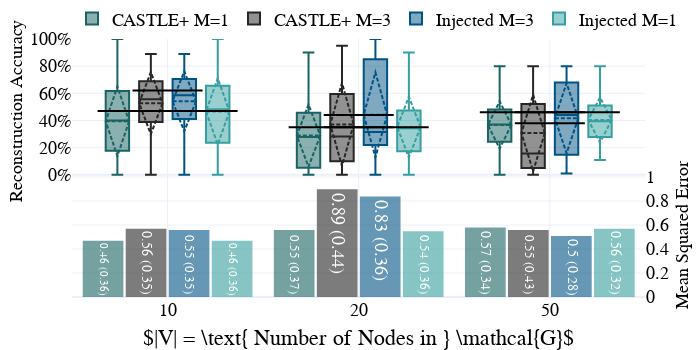
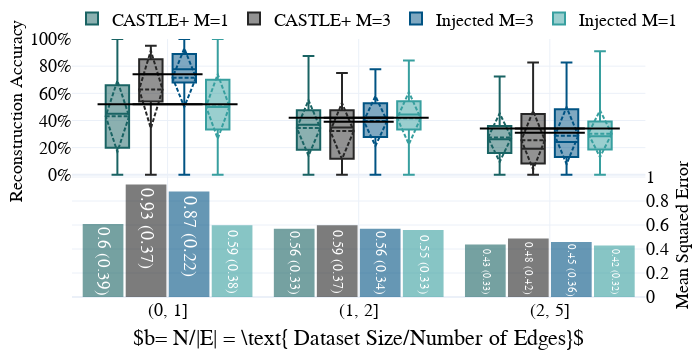

The notebook cell saved with these charts, in order:
### Code cell
# ## Versions
version = '(r_ex3|r_ex_2b|r_ex_5b|r_ex_1b_k20_l3_h2_n0|r_ex_2b_k20_l3_h2_n0|r_ex_5b_k20_l3_h2_n0)'

df = collect_results(version=version, known_p = 0.2)

df['V2'] = df['V']
df['V'] = [int("k20_l3_h2_n0" not in i) for i in df['V2'] ]

# display(df)

plot_ly_by_compare(df, x='N_nodes', x_desc=r"$|V| = \text{ Number of Nodes in } \mathcal{G}$", 
legend_cord=[0.5,1.15], names_list = ['CASTLE+ M=1','CASTLE+ M=3','Injected M=3','Injected M=1'],
y1_range=[-0.9,1], y2_range= [0, 2.15], y2_ticks=[0,0.2,0.4,0.6,0.8,1], name='compnodes_v2', version='1lvs3l', xwidth = 700, sec_blue='#379f9f', sec_gray='#196363', 
save=save_figs, y1_vis=True)

plot_ly_by_compare(df, x='branch_bin', x_desc=r"$b= N/|E| = \text{ Dataset Size/Number of Edges}$", 
legend_cord=[0.5,1.15], names_list = ['CASTLE+ M=1','CASTLE+ M=3','Injected M=3','Injected M=1'],
y1_range=[-0.9,1], y2_range= [0, 2.15], y2_ticks=[0,0.2,0.4,0.6,0.8,1], name='compedges_v2', version='1lvs3l', xwidth = 700, sec_blue='#379f9f', sec_gray='#196363', 
save=save_figs, y1_vis=True)

# plot_ly_by_compare(df, x='alpha', x_desc=r"$s = N/|V| \text{ (Dataset Size / Number of Nodes)}$", 
# legend_cord=[0.5,1.15], names_list = ['CASTLE+ M=1','CASTLE+ M=3','Injected M=3','Injected M=1'],
# y1_range=[-0.9,1], y2_range= [0, 2.2], name='compalpha_v2', version='1lvs3l', xwidth = 1100, sec_blue='#379f9f', sec_gray='#196363', 
# save=save_figs, y1_vis=True)

### Figure 1 — Plotly figure (JSON) as saved in the notebook; plotly's stock layout.template omitted (floating-point values rounded to 4 significant figures; data arrays with more than 128 entries replaced by an {"elided": "..."} marker saying what was removed)
{"data": [{"marker": {"color": "#196363", "line": {"color": "#196363", "width": 2}}, "name": "CASTLEMSE", "opacity": 0.6, "showlegend": false, "text": ["0.46 (0.36)", "0.55 (0.37)", "0.57 (0.34)"], "textposition": "auto", "type": "bar", "x": ["10", "20", "50"], "xaxis": "x", "y": [0.46, 0.55, 0.57], "yaxis": "y2"}, {"marker": {"color": "#262626", "line": {"color": "#262626", "width": 2}}, "name": "CASTLEMSE", "opacity": 0.6, "showlegend": false, "text": ["0.56 (0.35)", "0.89 (0.44)", "0.55 (0.43)"], "textposition": "auto", "type": "bar", "x": ["10", "20", "50"], "xaxis": "x", "y": [0.56, 0.89, 0.55], "yaxis": "y2"}, {"marker": {"color": "#005383", "line": {"color": "#005383", "width": 2}}, "name": "InjectedMSE", "opacity": 0.6, "showlegend": false, "text": ["0.55 (0.35)", "0.83 (0.36)", "0.5 (0.28)"], "textposition": "inside", "type": "bar", "x": ["10", "20", "50"], "xaxis": "x", "y": [0.55, 0.83, 0.5], "yaxis": "y2"}, {"marker": {"color": "#379f9f", "line": {"color": "#379f9f", "width": 2}}, "name": "InjectedMSE", "opacity": 0.6, "showlegend": false, "text": ["0.46 (0.36)", "0.54 (0.36)", "0.56 (0.32)"], "textposition": "inside", "type": "bar", "x": ["10", "20", "50"], "xaxis": "x", "y": [0.46, 0.54, 0.56], "yaxis": "y2"}, {"boxmean": "sd", "boxpoints": false, "marker": {"color": "#196363"}, "name": "CASTLE+ M=1", "type": "box", "x": {"elided": "450 str values"}, "xaxis": "x", "y": {"elided": "450 float values"}, "yaxis": "y"}, {"boxmean": "sd", "boxpoints": false, "marker": {"color": "#262626"}, "name": "CASTLE+ M=3", "type": "box", "x": {"elided": "450 str values"}, "xaxis": "x", "y": {"elided": "450 float values"}, "yaxis": "y"}, {"marker": {"color": "Black", "line": {"color": "Black", "width": 2}, "size": 50, "symbol": "line-ew"}, "mode": "markers", "name": "CASTLE+20%", "showlegend": false, "type": "scatter", "x": ["10", "20", "50"], "xaxis": "x", "y": [0.62, 0.44, 0.38], "yaxis": "y"}, {"marker": {"color": "Black", "line": {"color": "Black", "width": 2}, "size": 100, "symbol": "line-ew"}, "mode": "markers", "name": "CASTLE+20%", "showlegend": false, "type": "scatter", "x": ["10", "20", "50"], "xaxis": "x", "y": [0.47, 0.35, 0.46], "yaxis": "y"}, {"boxmean": "sd", "boxpoints": false, "marker": {"color": "#005383"}, "name": "Injected M=3", "type": "box", "x": {"elided": "450 str values"}, "xaxis": "x", "y": {"elided": "450 float values"}, "yaxis": "y"}, {"boxmean": "sd", "boxpoints": false, "marker": {"color": "#379f9f"}, "name": "Injected M=1", "type": "box", "x": {"elided": "450 str values"}, "xaxis": "x", "y": {"elided": "450 float values"}, "yaxis": "y"}, {"marker": {"color": "Black", "line": {"color": "Black", "width": 2}, "size": 50, "symbol": "line-ew"}, "mode": "markers", "name": "CASTLE+20%", "showlegend": false, "type": "scatter", "x": ["10", "20", "50"], "xaxis": "x", "y": [0.47, 0.35, 0.46], "yaxis": "y"}], "layout": {"annotations": [{"align": "left", "showarrow": false, "text": "Reconstruction Accuracy", "textangle": -90, "valign": "top", "xanchor": "left", "xref": "paper", "xshift": -371, "yanchor": "top", "yref": "paper", "yshift": 150}, {"align": "left", "showarrow": false, "text": "Mean Squared Error", "textangle": -90, "valign": "top", "xanchor": "left", "xref": "paper", "xshift": 294, "yanchor": "top", "yref": "paper", "yshift": 10}], "autosize": true, "bargap": 0.1, "bargroupgap": 0.1, "boxmode": "group", "font": {"color": "Black", "family": "Serif", "size": 18}, "height": 350, "legend": {"orientation": "h", "x": 0.5, "xanchor": "center", "y": 1.15, "yanchor": "top"}, "margin": {"b": 0, "l": 10, "pad": 0, "r": 10, "t": 10}, "showlegend": true, "title": {"text": ""}, "width": 700, "xaxis": {"anchor": "y", "domain": [0, 0.94], "showgrid": true, "title": {"text": "$|V| = \\text{ Number of Nodes in } \\mathcal{G}$"}}, "yaxis": {"anchor": "x", "domain": [0, 1], "nticks": 10, "range": [-0.9, 1], "showgrid": true, "showticklabels": true, "tickformat": ".0%", "tickvals": [0, 0.2, 0.4, 0.6, 0.8, 1], "title": {"text": ""}, "zeroline": true}, "yaxis2": {"anchor": "x", "nticks": 10, "overlaying": "y", "range": [0, 2.15], "showgrid": true, "showticklabels": true, "side": "right", "tickvals": [0, 0.2, 0.4, 0.6, 0.8, 1], "title": {"text": ""}, "zeroline": true}}}

### Figure 2 — Plotly figure (JSON) as saved in the notebook; plotly's stock layout.template omitted (floating-point values rounded to 4 significant figures; data arrays with more than 128 entries replaced by an {"elided": "..."} marker saying what was removed)
{"data": [{"marker": {"color": "#196363", "line": {"color": "#196363", "width": 2}}, "name": "CASTLEMSE", "opacity": 0.6, "showlegend": false, "text": ["0.6 (0.39)", "0.56 (0.33)", "0.43 (0.33)"], "textposition": "auto", "type": "bar", "x": ["(0, 1]", "(1, 2]", "(2, 5]"], "xaxis": "x", "y": [0.6, 0.56, 0.43], "yaxis": "y2"}, {"marker": {"color": "#262626", "line": {"color": "#262626", "width": 2}}, "name": "CASTLEMSE", "opacity": 0.6, "showlegend": false, "text": ["0.93 (0.37)", "0.59 (0.37)", "0.48 (0.42)"], "textposition": "auto", "type": "bar", "x": ["(0, 1]", "(1, 2]", "(2, 5]"], "xaxis": "x", "y": [0.93, 0.59, 0.48], "yaxis": "y2"}, {"marker": {"color": "#005383", "line": {"color": "#005383", "width": 2}}, "name": "InjectedMSE", "opacity": 0.6, "showlegend": false, "text": ["0.87 (0.22)", "0.56 (0.34)", "0.45 (0.36)"], "textposition": "inside", "type": "bar", "x": ["(0, 1]", "(1, 2]", "(2, 5]"], "xaxis": "x", "y": [0.87, 0.56, 0.45], "yaxis": "y2"}, {"marker": {"color": "#379f9f", "line": {"color": "#379f9f", "width": 2}}, "name": "InjectedMSE", "opacity": 0.6, "showlegend": false, "text": ["0.59 (0.38)", "0.55 (0.33)", "0.42 (0.32)"], "textposition": "inside", "type": "bar", "x": ["(0, 1]", "(1, 2]", "(2, 5]"], "xaxis": "x", "y": [0.59, 0.55, 0.42], "yaxis": "y2"}, {"boxmean": "sd", "boxpoints": false, "marker": {"color": "#196363"}, "name": "CASTLE+ M=1", "type": "box", "x": {"elided": "450 str values"}, "xaxis": "x", "y": {"elided": "450 float values"}, "yaxis": "y"}, {"boxmean": "sd", "boxpoints": false, "marker": {"color": "#262626"}, "name": "CASTLE+ M=3", "type": "box", "x": {"elided": "450 str values"}, "xaxis": "x", "y": {"elided": "450 float values"}, "yaxis": "y"}, {"marker": {"color": "Black", "line": {"color": "Black", "width": 2}, "size": 50, "symbol": "line-ew"}, "mode": "markers", "name": "CASTLE+20%", "showlegend": false, "type": "scatter", "x": ["(0, 1]", "(1, 2]", "(2, 5]"], "xaxis": "x", "y": [0.74, 0.39, 0.31], "yaxis": "y"}, {"marker": {"color": "Black", "line": {"color": "Black", "width": 2}, "size": 100, "symbol": "line-ew"}, "mode": "markers", "name": "CASTLE+20%", "showlegend": false, "type": "scatter", "x": ["(0, 1]", "(1, 2]", "(2, 5]"], "xaxis": "x", "y": [0.52, 0.42, 0.34], "yaxis": "y"}, {"boxmean": "sd", "boxpoints": false, "marker": {"color": "#005383"}, "name": "Injected M=3", "type": "box", "x": {"elided": "450 str values"}, "xaxis": "x", "y": {"elided": "450 float values"}, "yaxis": "y"}, {"boxmean": "sd", "boxpoints": false, "marker": {"color": "#379f9f"}, "name": "Injected M=1", "type": "box", "x": {"elided": "450 str values"}, "xaxis": "x", "y": {"elided": "450 float values"}, "yaxis": "y"}, {"marker": {"color": "Black", "line": {"color": "Black", "width": 2}, "size": 50, "symbol": "line-ew"}, "mode": "markers", "name": "CASTLE+20%", "showlegend": false, "type": "scatter", "x": ["(0, 1]", "(1, 2]", "(2, 5]"], "xaxis": "x", "y": [0.52, 0.42, 0.34], "yaxis": "y"}], "layout": {"annotations": [{"align": "left", "showarrow": false, "text": "Reconstruction Accuracy", "textangle": -90, "valign": "top", "xanchor": "left", "xref": "paper", "xshift": -371, "yanchor": "top", "yref": "paper", "yshift": 150}, {"align": "left", "showarrow": false, "text": "Mean Squared Error", "textangle": -90, "valign": "top", "xanchor": "left", "xref": "paper", "xshift": 294, "yanchor": "top", "yref": "paper", "yshift": 10}], "autosize": true, "bargap": 0.1, "bargroupgap": 0.1, "boxmode": "group", "font": {"color": "Black", "family": "Serif", "size": 18}, "height": 350, "legend": {"orientation": "h", "x": 0.5, "xanchor": "center", "y": 1.15, "yanchor": "top"}, "margin": {"b": 0, "l": 10, "pad": 0, "r": 10, "t": 10}, "showlegend": true, "title": {"text": ""}, "width": 700, "xaxis": {"anchor": "y", "domain": [0, 0.94], "showgrid": true, "title": {"text": "$b= N/|E| = \\text{ Dataset Size/Number of Edges}$"}}, "yaxis": {"anchor": "x", "domain": [0, 1], "nticks": 10, "range": [-0.9, 1], "showgrid": true, "showticklabels": true, "tickformat": ".0%", "tickvals": [0, 0.2, 0.4, 0.6, 0.8, 1], "title": {"text": ""}, "zeroline": true}, "yaxis2": {"anchor": "x", "nticks": 10, "overlaying": "y", "range": [0, 2.15], "showgrid": true, "showticklabels": true, "side": "right", "tickvals": [0, 0.2, 0.4, 0.6, 0.8, 1], "title": {"text": ""}, "zeroline": true}}}
